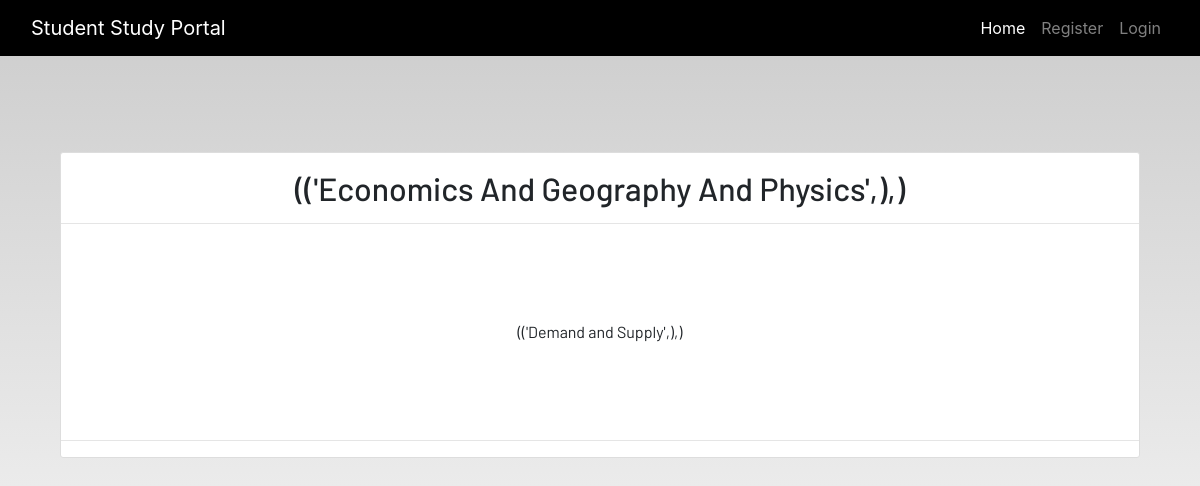
/notes-detail/11, run on the app's committed database.
### dashboard/models.py (models this page shows, shortened)
class Notes(models.Model):
    user = models.ForeignKey(User, on_delete=models.CASCADE)
    title = models.CharField(_('Title'),max_length=50)
    description = models.TextField()
    class Meta:
        verbose_name = "notes"
        verbose_name_plural = "notes"

### dashboard/views.py (the view)
# urls.py: path('notes-detail/<int:pk>', views.NotesDetailView.as_view(), name='notes-detail'),
class NotesDetailView(generic.DetailView):
    model = Notes

### dashboard/templates/dashboard/notes_detail.html
{% extends 'dashboard/base.html' %}
{% load static %}
{% block content %}
<section class='text-center container'>
    <div class="container">
        <div class="content-section p-0 mt-5">
            <div class="m-3">
                <h2>{{notes.title|title}}</h2>
            </div>
            <hr class="p-0 m-0">
            <p class="description m-5 p-5">
                {{notes.description}}
            </p>
            <hr>
        </div>
    </div>
</section>
{% endblock content %}

### static/css/main.css (style rules this page uses)
html { scroll-behavior: smooth; height: 100%; width: 100%; }
html, body { max-width: 100%; overflow-x: hidden; height: 100%; width: 100%; }
body { background: linear-gradient(rgba(0, 0, 0, 0.2), rgba(255, 255, 255, 0.5)); overflow-x: hidden; background-repeat: no-repeat; }
.content-section { background: #ffffff; padding: 10px 20px; border: 1px solid #dddddd; border-radius: 3px; margin-bottom: 20px; }

### data on the page
Notes: title "(('Economics And Geography And Physics',),)", description "(('Demand and Supply',),)"
